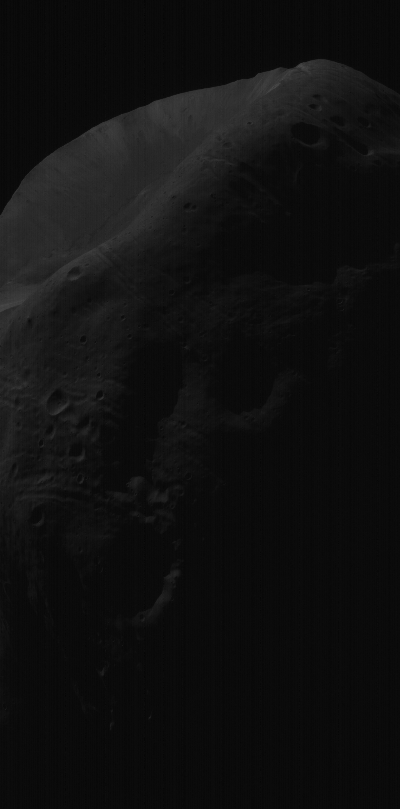
%> input picture Histogram/phobos.bmp, 400 x 809 px
$ octave histogram_matching.m   (GNU Octave 9; MATLAB toolbox functions it lacks are replaced by stand-ins)
%> lines starting %> are read from the running program, lines starting %| are printed output that depends on the picture
clearvars;
close all;
clc;

figure('Name', 'Oryginal');
p=imread('phobos.bmp');
%> p is the input picture: size 809x400 uint8; min 3, max 73, mean 16.1
imshow(p);
figure('Name','HE zwyk쿮');
histeq(p,256);
load('histogramZadany')
figure('Name','HE z histogramem zadanym');
histeq(p,histogramZadany);
figure('Name', 'Histogram Zadany');
subplot(2,2,1);
plot(histogramZadany);
title('histogram');
subplot(2,2,2);
histeq(p,histogramZadany);
title('Ksiezyc wedlug histogramu');
subplot(2,2,3);
proz=imadjust(p);
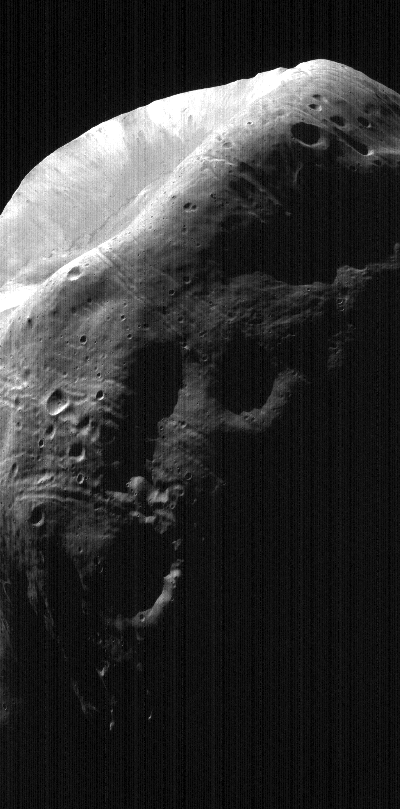
%> proz: size 809x400 uint8; min 0, max 255, mean 48
imshow(proz);
title('Ksiezyc po rozci퉓niecu');
subplot(2,2,4);
pCl=adapthisteq(p);
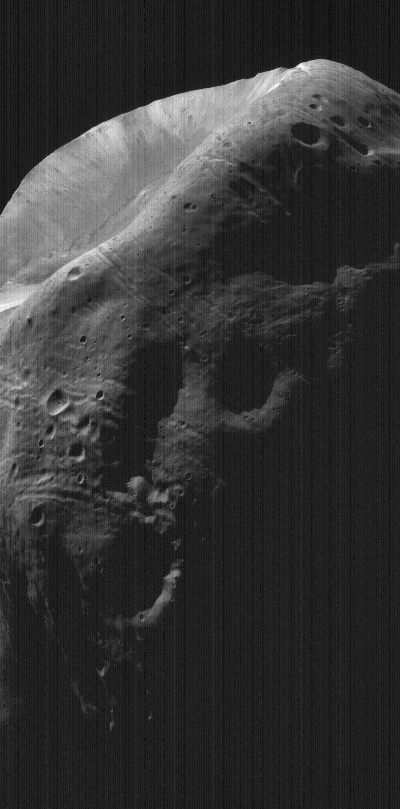
%> pCl: size 809x400 uint8; min 0, max 255, mean 52.1
imshow(pCl);
title('CLAHE');
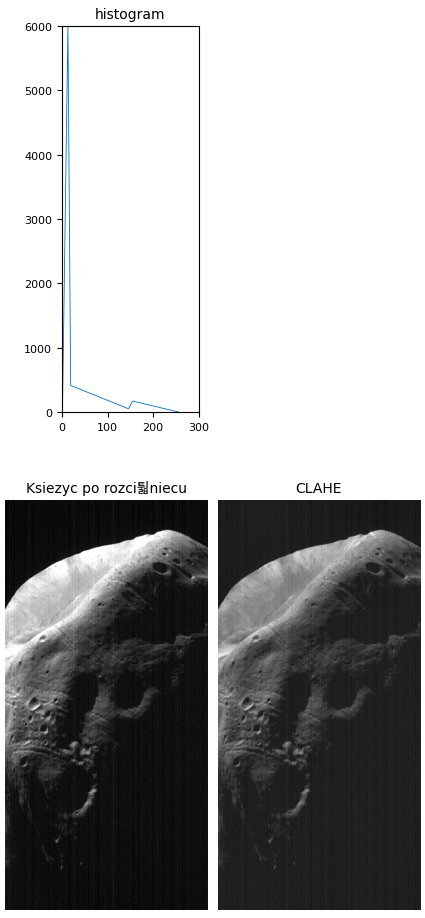
%> figure redrawn from the program's plot data, 3 panels
